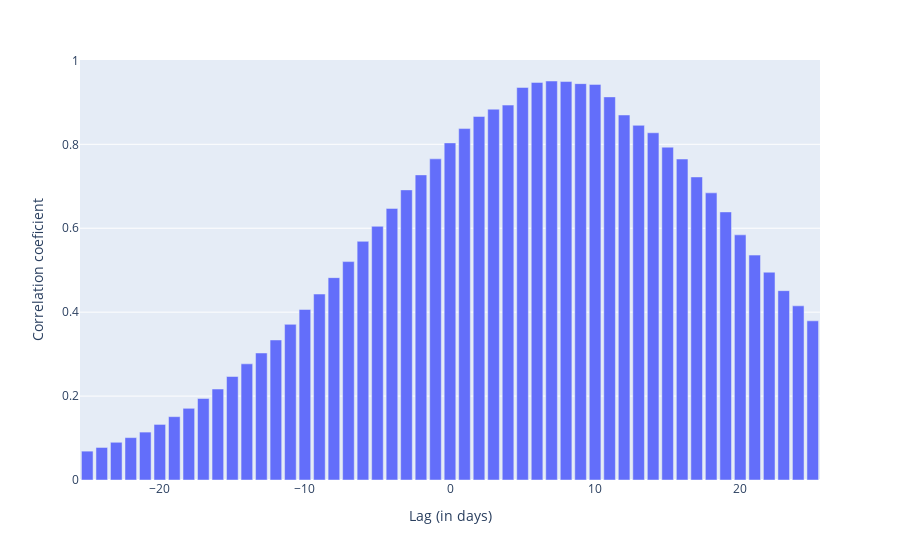

Write notebook code for a chart like this one.
### Markdown cell above
The correlation coeficient between the deaths and cases curves is plotted below. The lag (x axis) corresponds the a shift between the two curves: a lag of zero shows the correlation between the curves as they occured in reality. A lag of 7 days shows the correlation between the two curve if one is shifted by 7 days. The maximum correlation for a lag between 7 and 10 days means that deaths and cases are highly correlated but with a 7-10 delay.

### Code cell
import matplotlib.pyplot as plt
import numpy as np

#plt.xcorr(df_china['cases'], df_china['deaths'], usevlines=True, maxlags=30, normed=True, lw=2)
#plt.show()
#xcorr(df_china['cases'], df_china['deaths'])
[lag, coef] = xcorr(df_china['cases'], df_china['deaths'])
lag[np.argmax(coef)]

import plotly.express as px
fig = px.bar(x=lag, y = coef, labels={'x':'Lag (in days)', 'y':'Correlation coeficient'})
fig.show()


from plotly.offline import plot
plot(fig, filename="STaamallah_covid19_analysis_chart_6_20200410.html", auto_open = False)

### Figure 1 — Plotly figure (JSON) as saved in the notebook; plotly's stock layout.template omitted (floating-point values rounded to 4 significant figures)
{"data": [{"alignmentgroup": "True", "hoverlabel": {"namelength": 0}, "hovertemplate": "Lag (in days)=%{x}<br>Correlation coeficient=%{y}", "legendgroup": "", "marker": {"color": "#636efa"}, "name": "", "offsetgroup": "", "orientation": "v", "showlegend": false, "textposition": "auto", "type": "bar", "x": [-25, -24, -23, -22, -21, -20, -19, -18, -17, -16, -15, -14, -13, -12, -11, -10, -9, -8, -7, -6, -5, -4, -3, -2, -1, 0, 1, 2, 3, 4, 5, 6, 7, 8, 9, 10, 11, 12, 13, 14, 15, 16, 17, 18, 19, 20, 21, 22, 23, 24, 25], "xaxis": "x", "y": [0.06878, 0.07755, 0.08989, 0.101, 0.1142, 0.1325, 0.1509, 0.1709, 0.1942, 0.2168, 0.2466, 0.2769, 0.3027, 0.3337, 0.3709, 0.4064, 0.4432, 0.4823, 0.5205, 0.5688, 0.6046, 0.6473, 0.6914, 0.7271, 0.7653, 0.8034, 0.8375, 0.8663, 0.8837, 0.8935, 0.9355, 0.9475, 0.9509, 0.9496, 0.9446, 0.9428, 0.913, 0.8699, 0.8452, 0.8275, 0.7932, 0.7649, 0.7222, 0.6843, 0.6389, 0.5842, 0.536, 0.4952, 0.4512, 0.415, 0.3794], "yaxis": "y"}], "layout": {"autosize": true, "barmode": "relative", "legend": {"tracegroupgap": 0}, "margin": {"t": 60}, "xaxis": {"anchor": "y", "autorange": true, "domain": [0, 1], "range": [-25.5, 25.5], "title": {"text": "Lag (in days)"}, "type": "linear"}, "yaxis": {"anchor": "x", "autorange": true, "domain": [0, 1], "range": [0, 1.001], "title": {"text": "Correlation coeficient"}, "type": "linear"}}}
